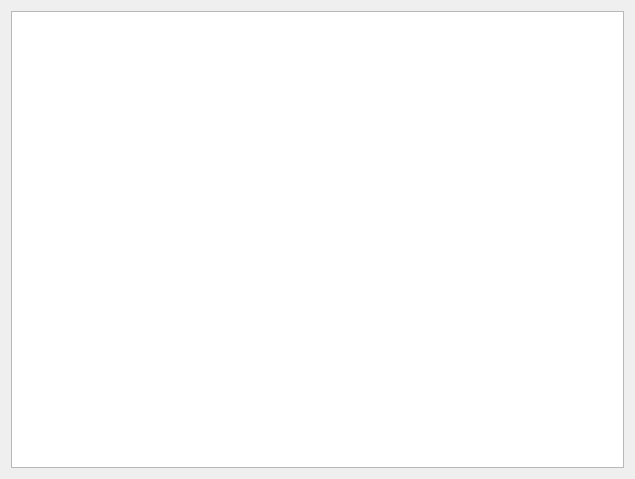
<?xml version="1.0" encoding="UTF-8"?>
<ui version="4.0">
 <class>mergeTable</class>
 <widget class="QWidget" name="mergeTable">
  <property name="geometry">
   <rect>
    <x>0</x>
    <y>0</y>
    <width>635</width>
    <height>479</height>
   </rect>
  </property>
  <property name="windowTitle">
   <string>mergeTable</string>
  </property>
  <layout class="QVBoxLayout" name="verticalLayout">
   <item>
    <widget class="QTableView" name="tableView"/>
   </item>
  </layout>
 </widget>
 <resources/>
 <connections/>
</ui>
